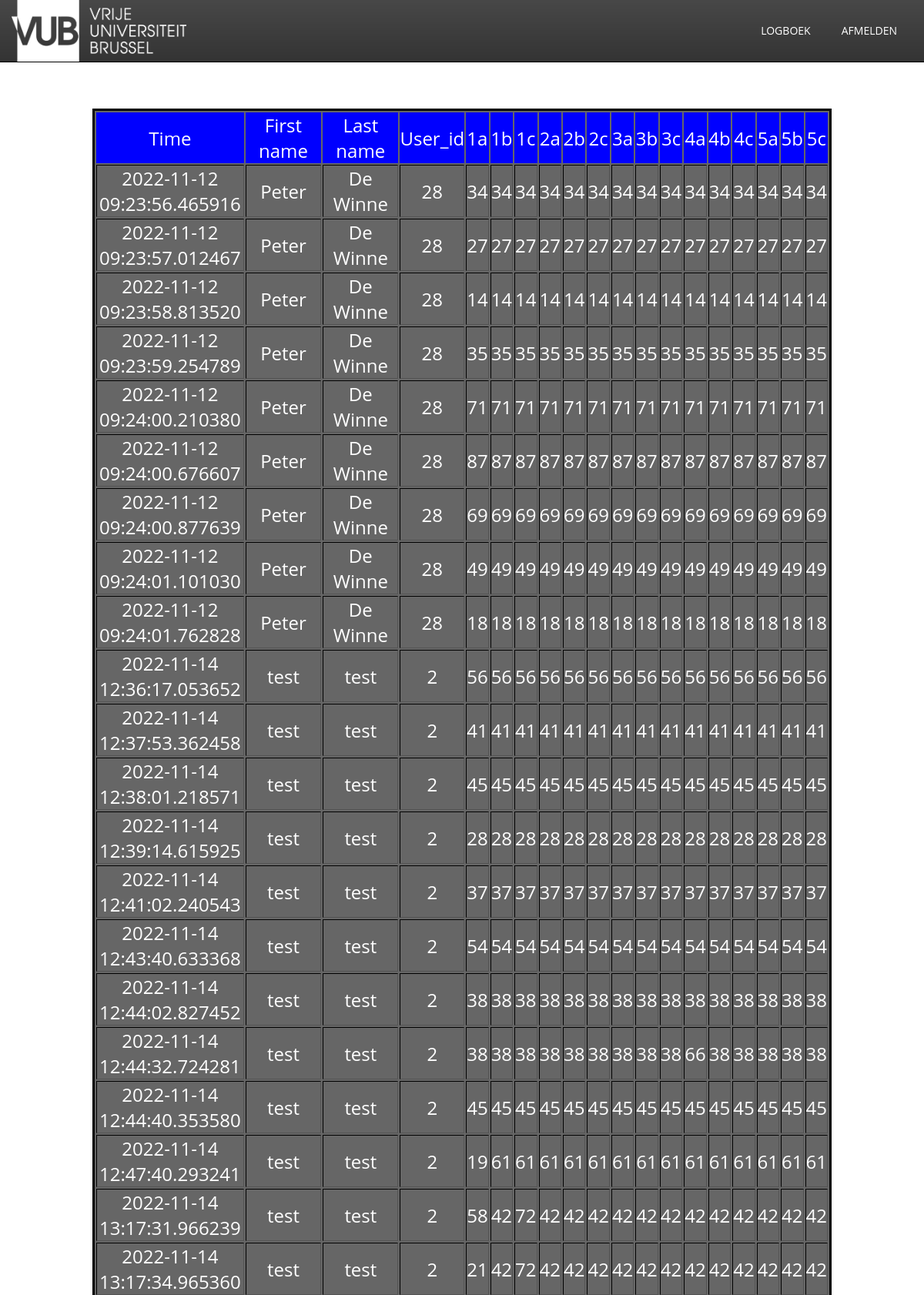
/log (signed in, upper part), run on the app's committed database.
### tables this page shows
CREATE TABLE "log" (
	"id"	INTEGER NOT NULL UNIQUE,
	"user_id"	INTEGER NOT NULL,
	"time"	NUMERIC NOT NULL,
	"a1"	INTEGER NOT NULL,
	"b1"	INTEGER NOT NULL,
	"c1"	INTEGER NOT NULL,
	"a2"	INTEGER NOT NULL,
	"b2"	INTEGER NOT NULL,
	"c2"	INTEGER NOT NULL,
	"a3"	INTEGER NOT NULL,
	"b3"	INTEGER NOT NULL,
	"c3"	INTEGER NOT NULL,
	"a4"	INTEGER NOT NULL,
	"b4"	INTEGER NOT NULL,
	"c4"	INTEGER NOT NULL,
	"a5"	INTEGER NOT NULL,
	"b5"	INTEGER NOT NULL,
	"c5"	INTEGER NOT NULL,
	PRIMARY KEY("id" AUTOINCREMENT)
);

CREATE TABLE "user" (
	"user_id"	INTEGER NOT NULL UNIQUE,
	"first_name"	TEXT NOT NULL,
	"last_name"	TEXT NOT NULL,
	"email"	TEXT NOT NULL,
	"password"	TEXT NOT NULL,
	"admin"	INTEGER,
	PRIMARY KEY("user_id" AUTOINCREMENT)
);

### main.py (the view)
@app.route('/log')
@login_required
def log():
    if current_user.get_adm():
        try:
            conn = sqlite3.connect('database.db')
            curs = conn.cursor()
            curs.execute("SELECT user.first_name, user.last_name, log.time, log.a1, log.b1, log.c1, log.a2, log.b2, log.c2, log.a3, log.b3, log.c3, log.a4, log.b4, log.c4, log.a5, log.b5, log.c5, user.user_id FROM user INNER JOIN log ON user.user_id = log.user_id")
            data = curs.fetchall()
            conn.close()
        except Exception as e:
            print("Failed to fetch data from database")
            print(e)
            data = None
        return render_template('log.html', data=data)
    else:
        return render_template('403.html')

### main.py (called while the page is built)
@login_manager.user_loader
def load_user(user_id):
    conn = sqlite3.connect('database.db')
    curs = conn.cursor()
    curs.execute("SELECT * from user where user_id = (?)",[user_id])
    lu = curs.fetchone()
    conn.close()
    print(lu)
    if lu is None:
        return None
    else:
        return User(int(lu[0]), lu[1], lu[2], lu[3], lu[4],int(lu[5]))

    def get_adm(self):
        print(self.adm)
        if self.adm == 1:
            return True
        else:
            return False

### templates/log.html (shortened to what this page needs)
<head>
    <link rel="stylesheet" href="{{url_for('.static', filename='css/tables.css')}}">
    <link rel="stylesheet" href="{{url_for('.static', filename='css/main.css')}}">
    <link rel="stylesheet" href="{{url_for('.static', filename='css/admin.css')}}">
    <link rel="stylesheet" href="{{url_for('.static', filename='css/index.css')}}">
</head>
{% block info %}
<main>
    <header class="header-area">
        <div class="navbar-area">
            <div class="container">
                <nav class="site-navbar">
                    <a href="#home" class="site-logo"><img
                            src="{{url_for('.static', filename='img/logo-white.png')}}"></a>
                    <ul>
                        <li><a href="{{url_for('log')}}">Logboek</a></li>
                        <li><a href="{{url_for('logout')}}">Afmelden</a></li>
                    </ul>
                </nav>
            </div>
        </div>
    </header>
</main>
<table border=1>
   <thead>
        <td>Time</td>
        <td>First name</td>
        <td>Last name</td>
        <td>User_id</td>
        <td>1a</td>
        <td>1b</td>
        <td>1c</td>
        <td>2a</td>
        <td>2b</td>
        <td>2c</td>
        <td>3a</td>
        <td>3b</td>
        <td>3c</td>
        <td>4a</td>
        <td>4b</td>
        <td>4c</td>
        <td>5a</td>
        <td>5b</td>
        <td>5c</td>
   </thead>
   <tbody>
   {% for log in data %}
   <tr>
      <td>{{log[2]}}</td>
      <td>{{log[0]}}</td>
      <td>{{log[1]}}</td>
      <td>{{log[18]}}</td>
      <td>{{log[3]}}</td>
      <td>{{log[4]}}</td>
      <td> {{log[5]}}</td>
      <td>{{log[6]}}</td>
      <td>{{log[7]}}</td>
      <td> {{log[8]}}</td>
      <td>{{log[9]}}</td>
      <td>{{log[10]}}</td>
      <td> {{log[11]}}</td>
      <td>{{log[12]}}</td>
      <td>{{log[13]}}</td>
      <td> {{log[14]}}</td>
      <td>{{log[15]}}</td>
      <td>{{log[16]}}</td>
      <td> {{log[17]}}</td>
   </tr>
   {% endfor %}
   </tbody>
</table>
{% endblock info %}

### static/css/tables.css (style rules this page uses)
table { border: black; border-width: medium; border-style: solid; text-align: center; background-color: rgba(0, 0, 0, 0.6); font-size: x-large; width: 80vw; margin-top: 5%; margin-left: 10%; }
tbody { overflow-y: auto; width: 100%; overflow-x: auto; }
thead td { background-color: blue; border: blue; color: white; }
td { color: white; }

### static/css/index.css (style rules this page uses)
img { height: 100%; }
* { margin: 0; padding: 0; box-sizing: border-box; }
.container { width: 100%; max-width: 1440px; margin: 0 auto; padding: 0 15px; }
.header-area { background: linear-gradient(rgba(0,0,0,.3), rgba(0,0,0,.5)), url(https://images.unsplash.com/photo-1528353518104-dbd48bee7bc4?ixlib=rb-1.2.1&ixid=eyJhcHBfaWQiOjEyMDd9&auto=format&fit=crop&w=2089&q=80); background-position: center center; background-size: cover; }
.navbar-area { background: rgba(0,0,0,.6); border-bottom: 1px solid #000; }
.site-navbar { display: flex; justify-content: space-between; align-items: center; }
a.site-logo { font-size: 26px; font-weight: 800; text-transform: uppercase; color: #fff; text-decoration: none; }
.site-navbar ul { margin: 0; padding: 0; list-style: none; display: flex; }
.site-navbar ul li a { color: #fff; padding: 20px; display: block; text-decoration: none; text-transform: uppercase; }
img { height: 10vh; }

### data on the page
log: time "2022-11-12 09:23:56.465916", first_name "Peter", last_name "De Winne", user_id "28", a1 "34", b1 "34", c1 "34", a2 "34", b2 "34", c2 "34", a3 "34", b3 "34", c3 "34", a4 "34", b4 "34", c4 "34", a5 "34", b5 "34", c5 "34"
log: time "2022-11-12 09:23:57.012467", first_name "Peter", last_name "De Winne", user_id "28", a1 "27", b1 "27", c1 "27", a2 "27", b2 "27", c2 "27", a3 "27", b3 "27", c3 "27", a4 "27", b4 "27", c4 "27", a5 "27", b5 "27", c5 "27"
log: time "2022-11-12 09:23:58.813520", first_name "Peter", last_name "De Winne", user_id "28", a1 "14", b1 "14", c1 "14", a2 "14", b2 "14", c2 "14", a3 "14", b3 "14", c3 "14", a4 "14", b4 "14", c4 "14", a5 "14", b5 "14", c5 "14"
log: time "2022-11-12 09:23:59.254789", first_name "Peter", last_name "De Winne", user_id "28", a1 "35", b1 "35", c1 "35", a2 "35", b2 "35", c2 "35", a3 "35", b3 "35", c3 "35", a4 "35", b4 "35", c4 "35", a5 "35", b5 "35", c5 "35"
log: time "2022-11-12 09:24:00.210380", first_name "Peter", last_name "De Winne", user_id "28", a1 "71", b1 "71", c1 "71", a2 "71", b2 "71", c2 "71", a3 "71", b3 "71", c3 "71", a4 "71", b4 "71", c4 "71", a5 "71", b5 "71", c5 "71"
log: time "2022-11-12 09:24:00.676607", first_name "Peter", last_name "De Winne", user_id "28", a1 "87", b1 "87", c1 "87", a2 "87", b2 "87", c2 "87", a3 "87", b3 "87", c3 "87", a4 "87", b4 "87", c4 "87", a5 "87", b5 "87", c5 "87"
log: time "2022-11-12 09:24:00.877639", first_name "Peter", last_name "De Winne", user_id "28", a1 "69", b1 "69", c1 "69", a2 "69", b2 "69", c2 "69", a3 "69", b3 "69", c3 "69", a4 "69", b4 "69", c4 "69", a5 "69", b5 "69", c5 "69"
log: time "2022-11-12 09:24:01.101030", first_name "Peter", last_name "De Winne", user_id "28", a1 "49", b1 "49", c1 "49", a2 "49", b2 "49", c2 "49", a3 "49", b3 "49", c3 "49", a4 "49", b4 "49", c4 "49", a5 "49", b5 "49", c5 "49"
log: time "2022-11-12 09:24:01.762828", first_name "Peter", last_name "De Winne", user_id "28", a1 "18", b1 "18", c1 "18", a2 "18", b2 "18", c2 "18", a3 "18", b3 "18", c3 "18", a4 "18", b4 "18", c4 "18", a5 "18", b5 "18", c5 "18"
log: time "2022-11-14 12:36:17.053652", first_name "test", last_name "test", user_id "2", a1 "56", b1 "56", c1 "56", a2 "56", b2 "56", c2 "56", a3 "56", b3 "56", c3 "56", a4 "56", b4 "56", c4 "56", a5 "56", b5 "56", c5 "56"
log: time "2022-11-14 12:37:53.362458", first_name "test", last_name "test", user_id "2", a1 "41", b1 "41", c1 "41", a2 "41", b2 "41", c2 "41", a3 "41", b3 "41", c3 "41", a4 "41", b4 "41", c4 "41", a5 "41", b5 "41", c5 "41"
log: time "2022-11-14 12:38:01.218571", first_name "test", last_name "test", user_id "2", a1 "45", b1 "45", c1 "45", a2 "45", b2 "45", c2 "45", a3 "45", b3 "45", c3 "45", a4 "45", b4 "45", c4 "45", a5 "45", b5 "45", c5 "45"
log: time "2022-11-14 12:39:14.615925", first_name "test", last_name "test", user_id "2", a1 "28", b1 "28", c1 "28", a2 "28", b2 "28", c2 "28", a3 "28", b3 "28", c3 "28", a4 "28", b4 "28", c4 "28", a5 "28", b5 "28", c5 "28"
log: time "2022-11-14 12:41:02.240543", first_name "test", last_name "test", user_id "2", a1 "37", b1 "37", c1 "37", a2 "37", b2 "37", c2 "37", a3 "37", b3 "37", c3 "37", a4 "37", b4 "37", c4 "37", a5 "37", b5 "37", c5 "37"
log: time "2022-11-14 12:43:40.633368", first_name "test", last_name "test", user_id "2", a1 "54", b1 "54", c1 "54", a2 "54", b2 "54", c2 "54", a3 "54", b3 "54", c3 "54", a4 "54", b4 "54", c4 "54", a5 "54", b5 "54", c5 "54"
log: time "2022-11-14 12:44:02.827452", first_name "test", last_name "test", user_id "2", a1 "38", b1 "38", c1 "38", a2 "38", b2 "38", c2 "38", a3 "38", b3 "38", c3 "38", a4 "38", b4 "38", c4 "38", a5 "38", b5 "38", c5 "38"
log: time "2022-11-14 12:44:32.724281", first_name "test", last_name "test", user_id "2", a1 "38", b1 "38", c1 "38", a2 "38", b2 "38", c2 "38", a3 "38", b3 "38", c3 "38", a4 "66", b4 "38", c4 "38", a5 "38", b5 "38", c5 "38"
log: time "2022-11-14 12:44:40.353580", first_name "test", last_name "test", user_id "2", a1 "45", b1 "45", c1 "45", a2 "45", b2 "45", c2 "45", a3 "45", b3 "45", c3 "45", a4 "45", b4 "45", c4 "45", a5 "45", b5 "45", c5 "45"
log: time "2022-11-14 12:47:40.293241", first_name "test", last_name "test", user_id "2", a1 "19", b1 "61", c1 "61", a2 "61", b2 "61", c2 "61", a3 "61", b3 "61", c3 "61", a4 "61", b4 "61", c4 "61", a5 "61", b5 "61", c5 "61"
log: time "2022-11-14 13:17:31.966239", first_name "test", last_name "test", user_id "2", a1 "58", b1 "42", c1 "72", a2 "42", b2 "42", c2 "42", a3 "42", b3 "42", c3 "42", a4 "42", b4 "42", c4 "42", a5 "42", b5 "42", c5 "42"
log: time "2022-11-14 13:17:34.965360", first_name "test", last_name "test", user_id "2", a1 "21", b1 "42", c1 "72", a2 "42", b2 "42", c2 "42", a3 "42", b3 "42", c3 "42", a4 "42", b4 "42", c4 "42", a5 "42", b5 "42", c5 "42"
